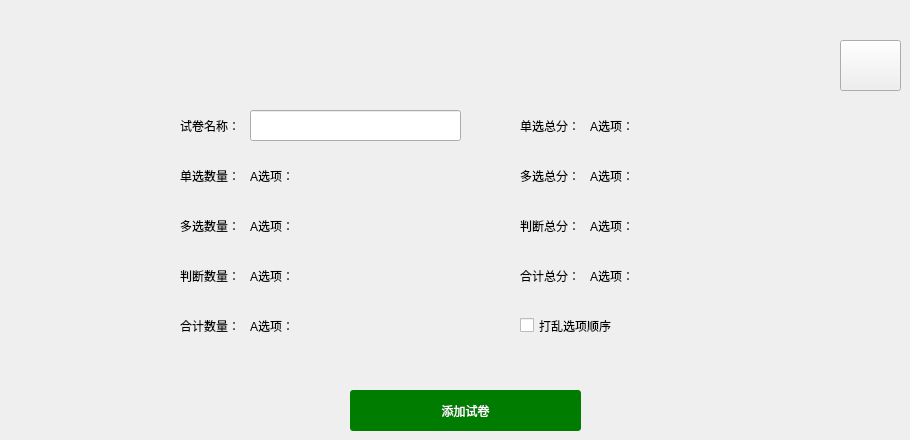
     <widget class="QWidget" name="page_7">
      <widget class="QPushButton" name="btnAddExamCommit">
       <property name="geometry">
        <rect>
         <x>350</x>
         <y>390</y>
         <width>231</width>
         <height>41</height>
        </rect>
       </property>
       <property name="styleSheet">
        <string notr="true">QPushButton{
    border:none;
	font: 12pt &quot;黑体&quot;;
	
	background-color: rgb(0, 125, 0);
    border-radius:3px;
    color:white;
}
QPushButton:hover{
	
	background-color: rgb(0, 85, 0);
}</string>
       </property>
       <property name="text">
        <string>添加试卷</string>
       </property>
      </widget>
      <widget class="QLabel" name="label_48">
       <property name="geometry">
        <rect>
         <x>180</x>
         <y>160</y>
         <width>61</width>
         <height>31</height>
        </rect>
       </property>
       <property name="styleSheet">
        <string notr="true">font: 10pt &quot;黑体&quot;;</string>
       </property>
       <property name="text">
        <string>单选数量：</string>
       </property>
      </widget>
      <widget class="QPushButton" name="btnExamReturn">
       <property name="geometry">
        <rect>
         <x>840</x>
         <y>40</y>
         <width>61</width>
         <height>51</height>
        </rect>
       </property>
       <property name="styleSheet">
        <string notr="true">border-image: url(:/i/agt_back-256.png);</string>
       </property>
       <property name="text">
        <string/>
       </property>
      </widget>
      <widget class="QLabel" name="label_49">
       <property name="geometry">
        <rect>
         <x>180</x>
         <y>110</y>
         <width>61</width>
         <height>31</height>
        </rect>
       </property>
       <property name="styleSheet">
        <string notr="true">font: 10pt &quot;黑体&quot;;</string>
       </property>
       <property name="text">
        <string>试卷名称：</string>
       </property>
      </widget>
      <widget class="QLabel" name="label_50">
       <property name="geometry">
        <rect>
         <x>180</x>
         <y>210</y>
         <width>61</width>
         <height>31</height>
        </rect>
       </property>
       <property name="styleSheet">
        <string notr="true">font: 10pt &quot;黑体&quot;;</string>
       </property>
       <property name="text">
        <string>多选数量：</string>
       </property>
      </widget>
      <widget class="QLineEdit" name="leExamName">
       <property name="geometry">
        <rect>
         <x>250</x>
         <y>110</y>
         <width>211</width>
         <height>31</height>
        </rect>
       </property>
       <property name="styleSheet">
        <string notr="true">QLineEdit{
font: 11pt &quot;黑体&quot;;
}</string>
       </property>
       <property name="text">
        <string/>
       </property>
       <property name="placeholderText">
        <string/>
       </property>
      </widget>
      <widget class="QLabel" name="text_examsingle">
       <property name="geometry">
        <rect>
         <x>250</x>
         <y>160</y>
         <width>211</width>
         <height>31</height>
        </rect>
       </property>
       <property name="styleSheet">
        <string notr="true">font: 10pt &quot;黑体&quot;;</string>
       </property>
       <property name="text">
        <string>A选项：</string>
       </property>
      </widget>
      <widget class="QLabel" name="text_exammuch">
       <property name="geometry">
        <rect>
         <x>250</x>
         <y>210</y>
         <width>211</width>
         <height>31</height>
        </rect>
       </property>
       <property name="styleSheet">
        <string notr="true">font: 10pt &quot;黑体&quot;;</string>
       </property>
       <property name="text">
        <string>A选项：</string>
       </property>
      </widget>
      <widget class="QLabel" name="text_examall">
       <property name="geometry">
        <rect>
         <x>250</x>
         <y>310</y>
         <width>211</width>
         <height>31</height>
        </rect>
       </property>
       <property name="styleSheet">
        <string notr="true">font: 10pt &quot;黑体&quot;;</string>
       </property>
       <property name="text">
        <string>A选项：</string>
       </property>
      </widget>
      <widget class="QLabel" name="label_54">
       <property name="geometry">
        <rect>
         <x>180</x>
         <y>260</y>
         <width>61</width>
         <height>31</height>
        </rect>
       </property>
       <property name="styleSheet">
        <string notr="true">font: 10pt &quot;黑体&quot;;</string>
       </property>
       <property name="text">
        <string>判断数量：</string>
       </property>
      </widget>
      <widget class="QLabel" name="label_55">
       <property name="geometry">
        <rect>
         <x>180</x>
         <y>310</y>
         <width>61</width>
         <height>31</height>
        </rect>
       </property>
       <property name="styleSheet">
        <string notr="true">font: 10pt &quot;黑体&quot;;</string>
       </property>
       <property name="text">
        <string>合计数量：</string>
       </property>
      </widget>
      <widget class="QLabel" name="text_examtof">
       <property name="geometry">
        <rect>
         <x>250</x>
         <y>260</y>
         <width>211</width>
         <height>31</height>
        </rect>
       </property>
       <property name="styleSheet">
        <string notr="true">font: 10pt &quot;黑体&quot;;</string>
       </property>
       <property name="text">
        <string>A选项：</string>
       </property>
      </widget>
      <widget class="QLabel" name="label_57">
       <property name="geometry">
        <rect>
         <x>520</x>
         <y>110</y>
         <width>61</width>
         <height>31</height>
        </rect>
       </property>
       <property name="styleSheet">
        <string notr="true">font: 10pt &quot;黑体&quot;;</string>
       </property>
       <property name="text">
        <string>单选总分：</string>
       </property>
      </widget>
      <widget class="QLabel" name="text_scoresingle">
       <property name="geometry">
        <rect>
         <x>590</x>
         <y>110</y>
         <width>211</width>
         <height>31</height>
        </rect>
       </property>
       <property name="styleSheet">
        <string notr="true">font: 10pt &quot;黑体&quot;;</string>
       </property>
       <property name="text">
        <string>A选项：</string>
       </property>
      </widget>
      <widget class="QLabel" name="label_59">
       <property name="geometry">
        <rect>
         <x>520</x>
         <y>160</y>
         <width>61</width>
         <height>31</height>
        </rect>
       </property>
       <property name="styleSheet">
        <string notr="true">font: 10pt &quot;黑体&quot;;</string>
       </property>
       <property name="text">
        <string>多选总分：</string>
       </property>
      </widget>
      <widget class="QLabel" name="text_scoremuch">
       <property name="geometry">
        <rect>
         <x>590</x>
         <y>160</y>
         <width>211</width>
         <height>31</height>
        </rect>
       </property>
       <property name="styleSheet">
        <string notr="true">font: 10pt &quot;黑体&quot;;</string>
       </property>
       <property name="text">
        <string>A选项：</string>
       </property>
      </widget>
      <widget class="QLabel" name="label_61">
       <property name="geometry">
        <rect>
         <x>520</x>
         <y>210</y>
         <width>61</width>
         <height>31</height>
        </rect>
       </property>
       <property name="styleSheet">
        <string notr="true">font: 10pt &quot;黑体&quot;;</string>
       </property>
       <property name="text">
        <string>判断总分：</string>
       </property>
      </widget>
      <widget class="QLabel" name="text_scoretof">
       <property name="geometry">
        <rect>
         <x>590</x>
         <y>210</y>
         <width>211</width>
         <height>31</height>
        </rect>
       </property>
       <property name="styleSheet">
        <string notr="true">font: 10pt &quot;黑体&quot;;</string>
       </property>
       <property name="text">
        <string>A选项：</string>
       </property>
      </widget>
      <widget class="QLabel" name="label_63">
       <property name="geometry">
        <rect>
         <x>520</x>
         <y>260</y>
         <width>61</width>
         <height>31</height>
        </rect>
       </property>
       <property name="styleSheet">
        <string notr="true">font: 10pt &quot;黑体&quot;;</string>
       </property>
       <property name="text">
        <string>合计总分：</string>
       </property>
      </widget>
      <widget class="QLabel" name="text_scoreall">
       <property name="geometry">
        <rect>
         <x>590</x>
         <y>260</y>
         <width>211</width>
         <height>31</height>
        </rect>
       </property>
       <property name="styleSheet">
        <string notr="true">font: 10pt &quot;黑体&quot;;</string>
       </property>
       <property name="text">
        <string>A选项：</string>
       </property>
      </widget>
      <widget class="QCheckBox" name="cbChoiceRand">
       <property name="geometry">
        <rect>
         <x>520</x>
         <y>310</y>
         <width>111</width>
         <height>31</height>
        </rect>
       </property>
       <property name="styleSheet">
        <string notr="true">font: 10pt &quot;黑体&quot;;</string>
       </property>
       <property name="text">
        <string>打乱选项顺序</string>
       </property>
      </widget>
     </widget>
